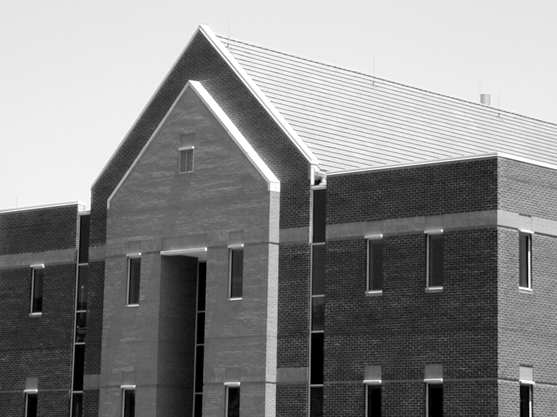
#> input picture lab2/dom.png, 557 x 417 px
$ jupyter execute klyszejko-wojciech-09_Canny.ipynb   (older library calls are emulated)
#> lines starting #> are read from the running program, lines starting #| are printed output that depends on the picture; after the words box and inside, x2 and y2 are one past the last pixel; in counts of white or black regions, pixels touching at a corner belong together
# Detekcja krawędzi

## Cel ćwiczenia

- Zapoznanie z metodami detekcji krawędzi:
    - Sobel, Prewitt, Roberts - przypomnienie,
    - Laplasjan z Gaussa (LoG – ang. Laplacian of Gaussian),
    - Canny.

Detekcja krawędzi przez wiele lat była podstawą algorytmów segmentacji.
Krawędzie wykrywane są najczęściej z wykorzystaniem pierwszej (gradient) i drugiej (Laplasjan) pochodnej przestrzennej.
Wykorzystanie obu metod zaprezentowane zostało w ćwiczeniu *Przetwarzanie wstępne. Filtracja kontekstowa*.

W niniejszym ćwiczeniu poznane detektory krawędzi zostaną porównane z bardziej zaawansowanymi: Laplasjan z funkcji Gaussa (LoG), Zero Crossing i Canny.

## Laplasjan z Gaussa (LoG)

Funkcja Gaussa:<br>
\begin{equation}
h(r) = e^{\frac{-r^2}{2 \sigma^2}}
\end{equation}<br>
gdzie:
- $r^2 = x^2 + y^2$
- $\sigma$ to odchylenie standardowe.

Działanie filtracji Gaussowskiej zostało przedstawione w ćwiczeniu "Przetwarzanie wstępne". W jej wyniku następuje rozmazanie obrazu.
Laplasjan tej funkcji dany jest wzorem:

\begin{equation}
\nabla^2 h(r) = \frac{r^2 - 2\sigma^2}{\sigma^4} e^{-\frac{r^2}{2\sigma^2}}
\end{equation}

Funkcję (z oczywistych powodów) nazywamy Laplasjan z Gaussa (LoG).
Ponieważ druga pochodna jest operacją liniową, konwolucja obrazu z $\nabla^2 h(r)$ daje taki sam efekt jak zastosowanie filtracji Gaussa na obrazie, a następnie obliczenie Laplasjanu z wyniku.
Lokalizacja krawędzi polega na znalezieniu miejsca, gdzie po filtracji LoG następuje zmiana znaku.

1. Wczytaj obraz *house.png*.
2. Wykonaj rozmycie Gaussowskie obrazu wejściowego.
W tym celu wykorzysaj funkcję `cv2.GaussianBlur(img, kSize, sigma)`.
Pierwszy argument jest obrazem wejśćiowym.
Drugi jest rozmiarem filtru (podanym w nawiasach okrągłych, np. *(3, 3)*).
Trzecim argumentem jest odchylenie standardowe. Wartość jest dobrana automatycznie, jeśli zosanie podana wartość `0` (będą równe rozmiarowi).
3. Oblicz laplasjan obrazu rozmytego.
W tym celu wykorzysaj funkcję `cv2.Laplacian(img, ddepth)`.
Pierszym argumentem jest obraz wejściowy.
Drugim argumentem jest typ danych wejściowych. Użyj `cv2.CV_32F`.
4. Wyznacz miejsca zmiany znaku.
Zaimplementuj funkcję `crossing(LoG, thr)`:
    - Najpierw stwórz tablicę, do której zostanie zapisany wynik.
    Jej rozmiar jest taki sam jak przetwarzanego obrazu.
    - Następnie wykonaj pętle po obrazie (bez ramki jednopikselowej).
    W każdej iteracji stwórz otoczenie o rozmiarze $3 \times 3$.
    Dla otoczenia oblicz wartość maksymalną i minimalną.
    - Jeśli wartości te mają przeciwne znaki, to do danego miejsca tablicy przypisz wartość:
        - jeśli piksel wejściowy > 0, to dodaj do niego wartość bezwzględną minimum.
        - jeśli piksel wejściowy < 0, to do jego wartości bezwzględnej dodaj maksimum.
    - Zmień zakres wykonanej tablicy do $<0, 255>$.
    - Wykonaj progowanie tablicy. Próg jest argumentem wejściowym.
    - Przeskaluj dane binarne do wartości `[0, 255]`.
    - Wykonaj konwersję do typu *uint8*.
    - Wykonaj rozmycie medianowe wyniku.
    Wykorzystaj funkcję `cv2.medianBlur(img, kSize)`.
    Pierwszym argumentem jest obraz wejśćiowy, a drugim rozmiar filtra.
    - Zwróć wyznaczoną tablicę.
5. Wyświetl obraz wynikowy.
6. Dobierz parametry (rozmiar filtru Gaussa, odchylenie standardowe, próg binaryzacji) tak, by widoczne były kontury domu, ale nie dachówki.

[cell 1]
import cv2
from matplotlib import pyplot as plt
import numpy as np
import math
import os

if not os.path.exists("dom.png") :
    !wget https://raw.githubusercontent.com/vision-agh/poc_sw/master/09_Canny/dom.png --no-check-certificate

[cell 2]
house_image = cv2.imread('dom.png', cv2.IMREAD_GRAYSCALE)
#> house_image is the input picture: shape (417, 557); min 0, max 255, mean 133.3

[cell 3]
plt.imshow(house_image, 'gray')
plt.title('Obraz oryginalny')

[cell 4]
house_blurred = cv2.GaussianBlur(house_image, (3,3), 0)

[cell 5]
plt.imshow(house_blurred, 'gray')
plt.title('Obraz rozmyty')

[cell 6]
house_laplace = cv2.Laplacian(house_blurred, cv2.CV_32F)

[cell 7]
plt.imshow(house_laplace, 'gray')
plt.title('Laplasjan obrazu rozmytego')

[cell 8]
def crossing(log, thr):
    result = np.zeros(np.shape(log))

    for i in range(1, np.shape(log)[0] - 1):
        for j in range(1, np.shape(log)[1] - 1):
            surroundings = log[i-1:i+2,j-1:j+2]

            min_val = np.min(surroundings)
            max_val = np.max(surroundings)

            if min_val * max_val < 0:
                if log[i, j] > 0:
                    result[i, j] = log[i, j] + np.abs(min_val)
                elif log[i, j] < 0:
                    result[i, j] = np.abs(log[i, j]) + max_val

    maximum = np.max(result)
    scale_factor = 255 / maximum
    result *= scale_factor

    result = np.where(result > thr, 255, 0).astype('uint8')

    median_blurred = cv2.medianBlur(result, 3)

    return median_blurred

[cell 9]
def get_laplace(image, size, sigma):
    blurred = cv2.GaussianBlur(house_image, (size,size), sigma)
    return cv2.Laplacian(blurred, cv2.CV_32F)

[cell 10]
house_crossing = crossing(get_laplace(house_image,7, 0), 70)
#> in crossing, `result = np.zeros(np.shape(log))`: result: shape (417, 557) float64; every value is 0
#> after the loop in crossing, `for i in range(1, np.shape(log)[0] - 1):`:
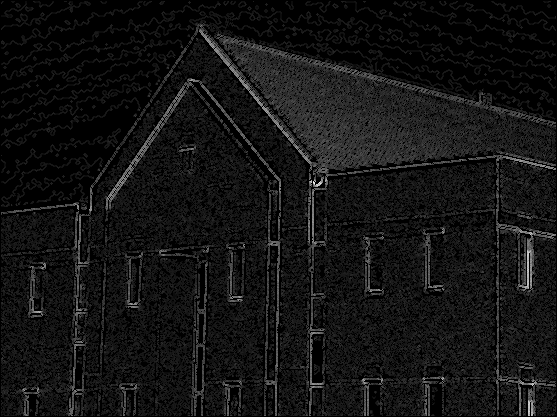
#> result: shape (417, 557) float64; min 0, max 40, mean 3.1; drawn with min black and max white
#> in crossing, `maximum = np.max(result)`: maximum = 40
#> in crossing, `scale_factor = 255 / maximum`: scale_factor = 6.38
#> in crossing, `result = np.where(result > thr, 255, 0).astype('uint8')`:
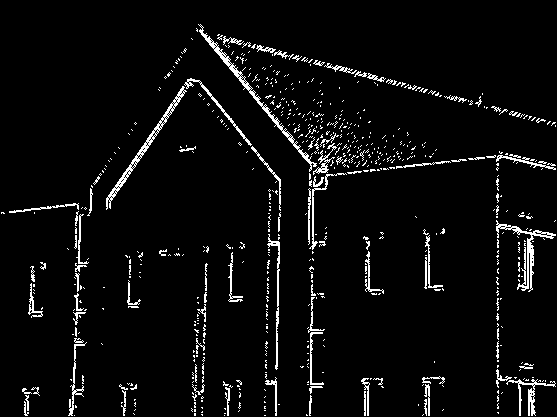
#> result: shape (417, 557); 4.6% white in thin lines or dots
#> in crossing, `median_blurred = cv2.medianBlur(result, 3)`: median_blurred: shape (417, 557); 3.8% white; 274 white regions (204 under 20 px), largest, box (x1, y1, x2, y2) and area: (106, 86, 186, 208) 785, (198, 29, 317, 171) 769, (496, 222, 555, 291) 732

[cell 11]
plt.imshow(house_crossing, 'gray')
plt.title("Obraz wynikowy z odpowienio dobranymi parametrami")

## Algorytm Canny'ego

> Algorytm Canny'ego to często wykorzystywana metoda detekcji krawędzi.
> Zaproponowana została w 1986r. przez Johna F. Cannego.
> Przy jego projektowaniu założono trzy cele:
> - niska liczba błędów - algorytm powinien znajdywać wszystkie krawędzie oraz generować jak najmniej fałszywych detekcji,
> - punkty krawędziowe powinny być poprawnie lokalizowane - wykryte punkty powinny być jak najbardziej zbliżone do rzeczywistych,
> - krawędzie o szerokości 1 piksela - algorytm powinien zwrócić jeden punkt dla każdej rzeczywistej krawędzi.

Zaimplementuj algorytm detekcji krawędziCanny'ego:
1. W pierwszym kroku obraz przefiltruj dwuwymiarowym filtrem Gaussa.
2. Następnie oblicz gradient pionowy i poziomy ($g_x $ i $g_y$).
Jedną z metod jest filtracja Sobela.
3. Dalej oblicz amplitudę:
$M(x,y)  = \sqrt{g_x^2+g_y^2}$ oraz kąt:
$\alpha(x,y) = arctan(\frac{g_y}{g_x})$.
Do obliczenia kąta wykorzystaj funkcję `np.arctan2(x1, x2)`.
Wynik jest w radianach.
4. W kolejnym etapie wykonaj kwantyzację kątów gradientu.
Kąty od $-180^\circ$ do $180^\circ$ można podzielić na 8 przedziałów:
[$-22.5^\circ, 22.5^\circ$], [$22.5^\circ, 67.5^\circ$],
[$67.5^\circ, 112.5^\circ$], [$112.5^\circ, 157.5^\circ$],
[$157.5^\circ, -157.5^\circ$], [$-157.5^\circ, -112.5^\circ$],
[$-112.5^\circ, -67.5^\circ$], [$-67.5^\circ, -22.5^\circ$].
Przy czym należy rozpatrywać tylko 4 kierunki:
    - pionowy ($d_1$),
    - poziomy ($d_2$),
    - skośny lewy ($d_3$),
    - skośny prawy ($d_4$).
5. Dalej przeprowadź eliminację pikseli, które nie mają wartości maksymalnej (ang. *nonmaximal suppresion*).
Celem tej operacji jest redukcja szerokości krawędzi do rozmiaru 1 piksela.
Algorytm przebiega następująco.
W rozpatrywanym otoczeniu o rozmiarze $3 \times 3$:
    - określ do którego przedziału należy kierunek gradientu piksela centralnego ($d_1, d_2, d_3, d_4$).
    - przeanalizuje sąsiadów leżących na tym kierunku.
Jeśli choć jeden z nich ma amplitudę większą niż piksel centralny, to należy uznać, że nie jest lokalnym maksimum i do wyniku przypisać $g_N(x,y) = 0$.
W przeciwnym przypadku $g_N(x,y) = M(x,y)$.
Przez $g_N$ rozumiemy obraz detekcji lokalnych maksimów.
Zaimplementuj funkcję `nonmax`.
Pierwszym argementem jest macierz kierunków (po kwantyzacji).
Drugim argumentem jest macierz amplitudy.
6. Ostatnią operacją jest binaryzacja obrazu $g_N$.
Stosuje się tutaj tzw. binaryzację z histerezą.
Wykorzystuje się w niej dwa progi: $T_L$ i $T_H$, przy czym $T_L < T_H$.
Canny zaproponował, aby stosunek progu wyższego do niższego był jak 3 lub 2 do 1.
Rezultaty binaryzacji można opisać jako:<br>
$g_{NH}(x,y) = g_N(x,y) \geq TH $<br>
$g_{NL}(x,y) = TH > g_N(x,y) \geq TL $<br>
Można powiedzieć, że na obrazie $g_{NH}$ są "pewne" krawędzie.
Natomiast na $g_{NL}$ "potencjalne".
Często krawędzie "pewne" nie są ciągłe.
Dlatego wykorzystuje się obraz $g_{NL}$ w następującej procedurze:
    - Stwórz stos zawierający wszystkie piksele zaznaczone na obrazie $g_{NH}$.
W tym celu wykorzystaj listę współrzędnych `[row, col]`.
Do pobrania elementu z początku służy metoda `list.pop()`.
Do dodania elementu na koniec listy służy metoda `list.append(new)`.
    - Stwórz obraz, który będzie zawierał informację czy dany piksel został już odwiedzony.
    - Stwórz obraz, któy zawierać będzie wynikowe krawędzie.
Jej rozmiar jest równy rozmiarowi obrazu.
    - Wykonaj pętlę, która będzie pobierać elementy z listy, dopóki ta nie będzie pusta.
W tym celu najlepiej sprawdzi się pętla `while`.
    - W każdej iteracji pobierz element ze stosu.
    - Sprawdź czy dany element został już odwiedzony.
    - Jeśli nie został, to:
        - Oznacz go jako odwiedzony,
        - Oznacz piksel jako krawędź w wyniku,
        - Sprawdź otoczenie piksela w obrazie $g_{NL}$,
        - Dodaj do stosu współrzędne otoczenia, które zawierają krawędź (potencjalną).
        Można to wykoanać np. pętlą po stworzonym otoczeniu.
7. Wyświetl obraz oryginalny, obraz $g_{NH}$ oraz obraz wynikowy.

Pomocnicze obrazy $g_{NH}$ i $g_{NL}$ zostały wprowadzone dla uproszczenia opisu.
Algorytm można zaimplementować wbardziej "zwarty" sposób.

Na podstawie powyższego opisu zaimplementuj algorytm Cannego.

[cell 12]
def quantify_angles(angle):
    divisions = []
    divisions.append(- np.pi + np.pi / 8)
    for i in range(7):
        divisions.append(divisions[-1] + np.pi / 4)

    #d1 - pion
    d1 = np.where(((divisions[1] <= angle) & (angle < divisions[2])) |  ((divisions[5] <= angle) & (angle < divisions[6])), 1, 0)
    #d2 - poziom
    d2 = np.where((angle < divisions[0]) | ((divisions[3] <= angle) & (angle < divisions[4])) |  (divisions[7] <= angle), 2, 0)
    #d3 - skonsny lewo gora -> prawo dol
    d3 = np.where(((divisions[2] <= angle) & (angle < divisions[3])) |  ((divisions[6] <= angle) & (angle < divisions[7])), 3, 0)
    #d4 - skonsny prawo gora -> lewo dol
    d4 = np.where(((divisions[0] <= angle) & (angle < divisions[1])) |  ((divisions[4] <= angle) & (angle < divisions[5])), 4, 0)

    return d1 + d2 + d3 + d4

[cell 13]
def nonmax(quantified_angles, amplitude):
    gn_xy = np.zeros(np.shape(quantified_angles))

    for i in range(1, np.shape(quantified_angles)[0] - 1):
        for j in range(1, np.shape(quantified_angles)[1] - 1):
            central_pixel = quantified_angles[i, j]

            if central_pixel == 1:
                neighbors = [amplitude[i-1,j], amplitude[i+1,j]]
            elif central_pixel == 2:
                neighbors = [amplitude[i,j-1], amplitude[i,j+1]]
            elif central_pixel == 3:
                neighbors = [amplitude[i-1,j-1], amplitude[i+1,j+1]]
            elif central_pixel == 4:
                neighbors = [amplitude[i-1,j+1], amplitude[i+1,j-1]]
            else:
                raise Exception('Wrong pixel value at ', i,' ', j,' = ', central_pixel)

            if np.max(neighbors) <= amplitude[i, j]:
                gn_xy[i, j] = amplitude[i, j]

    return gn_xy

[cell 14]
def canny(image, TL, TH):
    blurred = cv2.GaussianBlur(image, (7,7), 0)

    grad_x = np.array(cv2.Sobel(blurred, cv2.CV_64F, 1, 0, ksize=3), dtype=np.float64)
    grad_y = np.array(cv2.Sobel(blurred, cv2.CV_64F, 0, 1, ksize=3), dtype=np.float64)

    m_xy = np.sqrt(np.square(grad_x) + np.square(grad_y))

    angle = np.arctan2(grad_y, grad_x)

    #quantify angles
    quantified_angles = quantify_angles(angle)
    g_n = nonmax(quantified_angles, m_xy)

    g_nh = np.where(TH <= g_n, 1, 0)
    g_nl = np.where((TL <= g_n) & (g_n < TH), 1, 0)

    #binarization
    g_nh_nonzero = np.nonzero(g_nh)
    stack = []
    for z in zip(g_nh_nonzero[0], g_nh_nonzero[1]):
        stack.append(z)
    visited = np.zeros(np.shape(image))
    resulting_edges = np.zeros(np.shape(image))
    while stack:
        pixel = stack.pop()
        if not visited[pixel]:
            visited[pixel] = 1
            resulting_edges[pixel] = 1
            i, j = pixel

            for k in range(-1, 2):
                for l in range(-1, 2):
                    if (k != 0 or j != 0) and g_nl[i + k, j + l]:
                        stack.append((i + k, j + l))

    return g_nh, resulting_edges

[cell 15]
g_nh, result_image = canny(house_image, 30, 60)
#> in canny, `grad_y = np.array(cv2.Sobel(blurred, cv2.CV_64F, 0, 1, ksize=3), dtype..`:
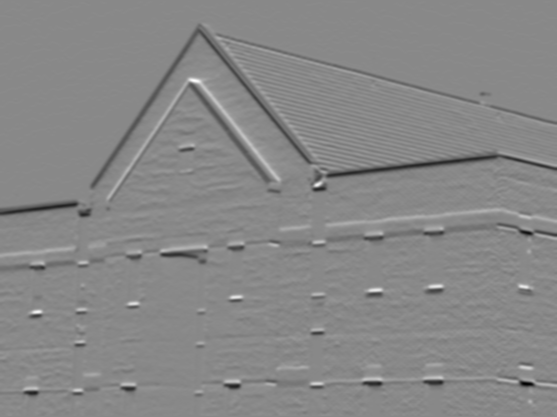
#> grad_y: shape (417, 557) float64; min -378, max 327, mean -3.2; drawn with min black and max white
#> in canny, `angle = np.arctan2(grad_y, grad_x)`:
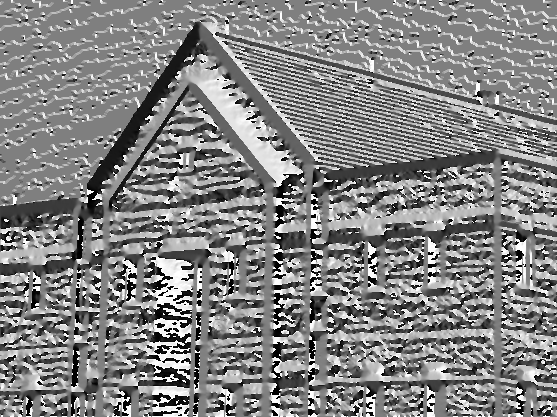
#> angle: shape (417, 557) float64; min -3.14, max 3.14, mean 0.11; drawn with min black and max white
#> in quantify_angles, `d1 = np.where(((divisions[1] <= angle) & (angle < divisions[2])) |  ((..`:
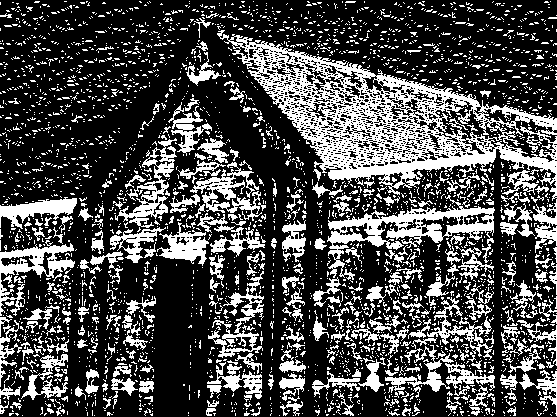
#> d1: shape (417, 557) int64; values 0 (black) and 1 (white), 29% white; 3354 white regions (3058 under 20 px), largest, box (x1, y1, x2, y2) and area: (217, 30, 557, 201) 16472, (327, 195, 495, 280) 3683, (0, 240, 75, 316) 1626
#> in quantify_angles, `d2 = np.where((angle < divisions[0]) | ((divisions[3] <= angle) & (ang..`:
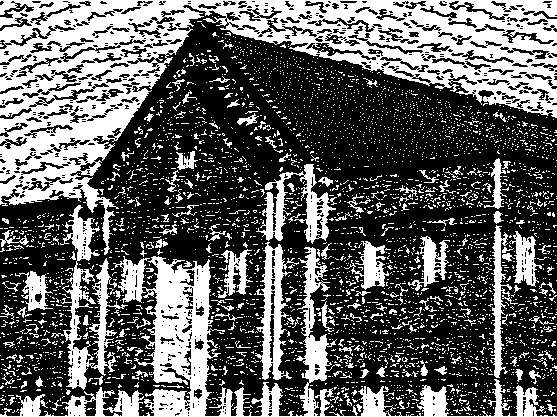
#> d2: shape (417, 557) int64; values 0 (black) and 2 (white), 37.5% white; 3995 white regions (3822 under 20 px), largest, box (x1, y1, x2, y2) and area: (0, 0, 557, 255) 40428, (0, 247, 557, 417) 15796, (51, 205, 128, 390) 3623
#> in quantify_angles, `d3 = np.where(((divisions[2] <= angle) & (angle < divisions[3])) |  ((..`: d3: shape (417, 557) int64; values 0 (black) and 3 (white), 17.6% white in thin lines or dots
#> in quantify_angles, `d4 = np.where(((divisions[0] <= angle) & (angle < divisions[1])) |  ((..`: d4: shape (417, 557) int64; values 0 (black) and 4 (white), 15.9% white in thin lines or dots
#> in quantify_angles, `return d1 + d2 + d3 + d4`:
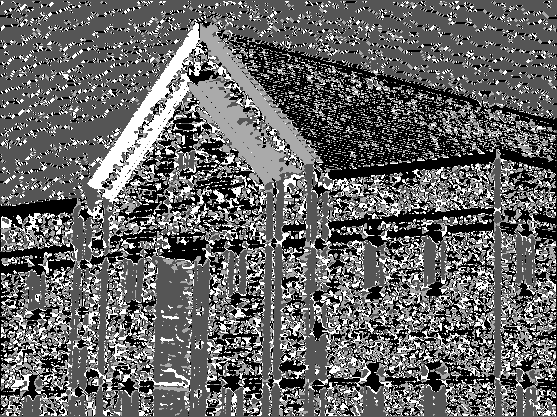
#> returned value: shape (417, 557) int64; min 1, max 4, mean 2.2; drawn with min black and max white
#> in canny, `g_nh = np.where(TH <= g_n, 1, 0)`: g_nh: shape (417, 557) int64; values 0 (black) and 1 (white), 2.8% white in thin lines or dots
#> in canny, `g_nl = np.where((TL <= g_n) & (g_n < TH), 1, 0)`:
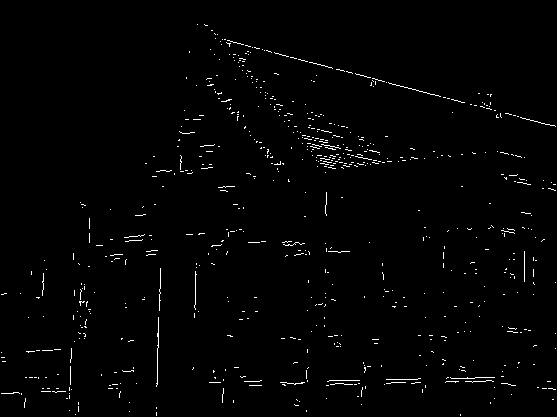
#> g_nl: shape (417, 557) int64; values 0 (black) and 1 (white), 1.3% white in thin lines or dots
#> in canny, `g_nh_nonzero = np.nonzero(g_nh)`: g_nh_nonzero = 6495 positions, rows 25 to 415, columns 1 to 555
#> the loop in canny, `for z in zip(g_nh_nonzero[0], g_nh_nonzero[1]):` made 6495 passes
#> z on passes 1 to 3: (25, 197), (25, 199), (26, 202)
#> after the loop in canny, `for z in zip(g_nh_nonzero[0], g_nh_nonzero[1]):`: stack = 6495 pairs, first value 25 to 415, second value 1 to 555
#> the loop in canny, `while stack:` made 8985 passes
#> (i, j) on passes 1 to 12: (415, 534), (415, 532), (415, 528), (415, 519), (415, 498), (415, 443), (415, 428), (415, 425), (415, 381), (415, 368), (415, 364), (415, 322)
#> after the loop in canny, `while stack:`:
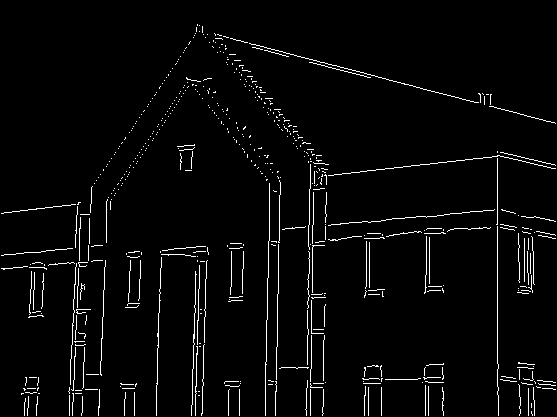
#> resulting_edges: shape (417, 557) float64; values 0 (black) and 1 (white), 3.2% white in thin lines or dots
#> after the loop in canny, `while stack:`: stack = []

[cell 16]
fig, axs = plt.subplots(1, 3)
fig.set_size_inches(15, 5)

axs[0].imshow(house_image, 'gray')
axs[0].set_title('Obraz oryginalny')
axs[1].imshow(g_nh, 'gray')
axs[1].set_title('g_NH')
axs[2].imshow(result_image, 'gray')
axs[2].set_title('Obraz wynikowy')

## Algorytm Canny'ego - OpenCV

1. Wykonaj dektekcję krawędzi metodą Canny'ego wykorzystując funkcję `cv2.Canny`.
    - Pierwszym argumentem funkcji jest obraz wejściowy.
    - Drugim argumentem jest mniejszy próg.
    - Trzecim argumentem jest większy próg.
    - Czwarty argument to tablica, do której wpisany zostanie wynik.
    Można zwrócić go przez wartość i podać wartość `None`.
    - Piąty argument to rozmiar operatora Sobela (w naszym przypadku 3).
    - Szósty argument to rodzaj używanej normy.
    0 oznacza normę $L_1$, 1 oznacza normę $L_2$. Użyj $L_2$.
2. Wynik wyświetl i porównaj z własną implementacją.

[cell 17]
fig, axs = plt.subplots(1, 3)
fig.set_size_inches(15, 5)

axs[0].imshow(house_image, 'gray')
axs[0].set_title('Obraz oryginalny')
axs[1].imshow(result_image, 'gray')
axs[1].set_title('Własna implementacja')
axs[2].imshow(cv2.Canny(cv2.GaussianBlur(house_image, (7,7), 0), 30, 60, None, 3, 1), 'gray')
axs[2].set_title('Implementacja biblioteczna')
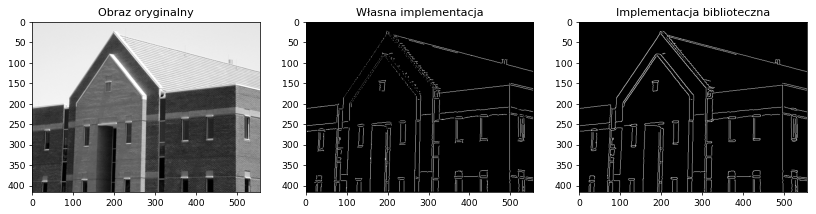
#> figure drawn by matplotlib, 3 panels
